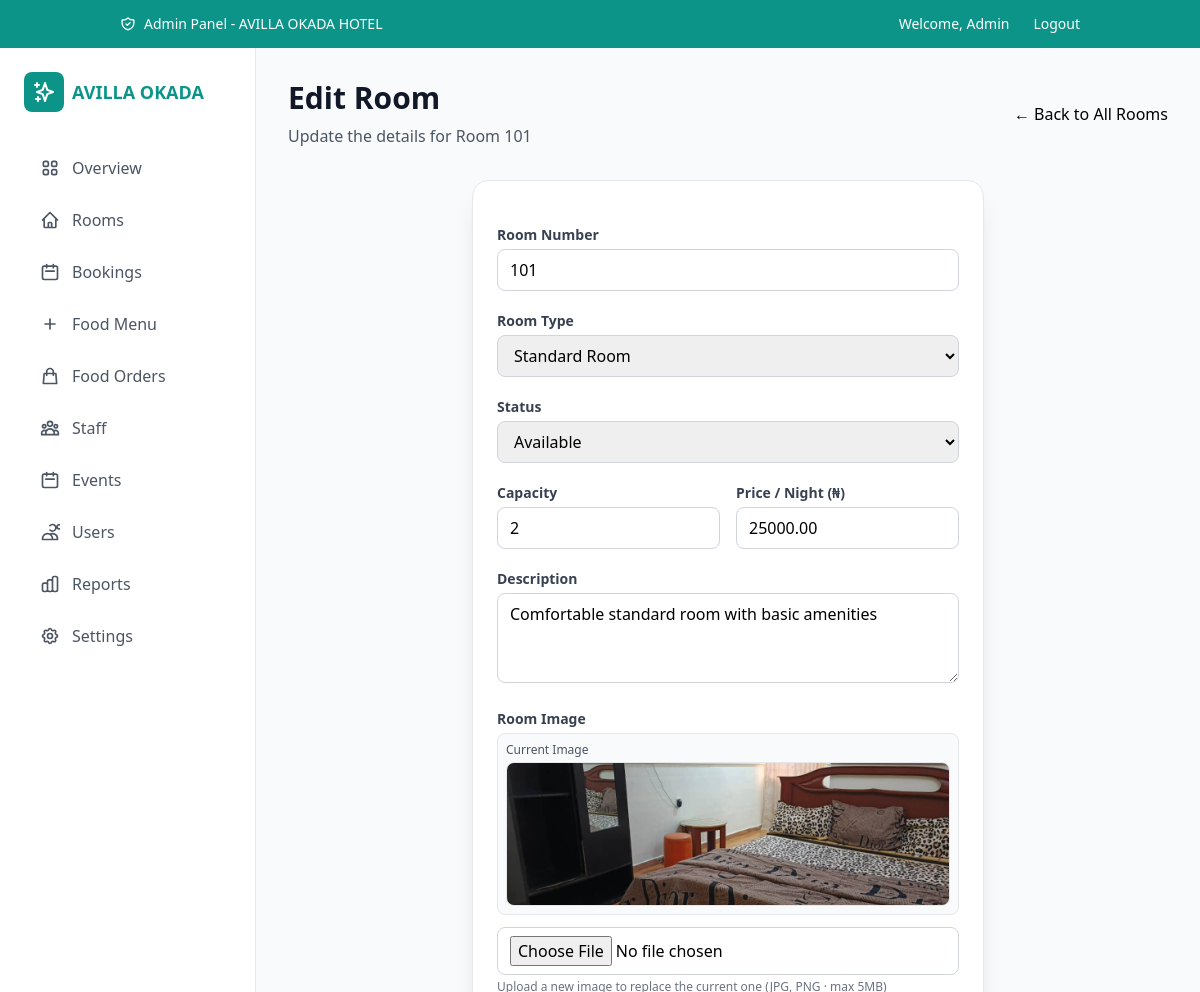
Page /admin/rooms-edit.php?id=1 (signed in) on the committed database.
### tables this page shows
CREATE TABLE `users` (
  `user_id` int(11) NOT NULL,
  `first_name` varchar(100) NOT NULL,
  `last_name` varchar(100) NOT NULL,
  `email` varchar(255) NOT NULL,
  `phone` varchar(20) DEFAULT NULL,
  `password_hash` varchar(255) NOT NULL,
  `role` enum('guest','admin','staff') DEFAULT 'guest',
  `registration_date` timestamp NOT NULL DEFAULT current_timestamp(),
  `last_login` timestamp NULL DEFAULT NULL,
  `is_active` tinyint(1) DEFAULT 1,
  `profile_image` varchar(255) DEFAULT NULL,
  `address` varchar(255) DEFAULT NULL,
  `city` varchar(100) DEFAULT NULL,
  `state` varchar(100) DEFAULT NULL,
  `country` varchar(100) DEFAULT 'Nigeria',
  `postal_code` varchar(20) DEFAULT NULL
);

CREATE TABLE `rooms` (
  `room_id` int(11) NOT NULL,
  `room_number` varchar(10) NOT NULL,
  `room_type` enum('Standard Room','Deluxe Room','Executive Suite') NOT NULL,
  `capacity` int(11) NOT NULL,
  `price_per_night` decimal(10,2) NOT NULL,
  `status` enum('available','occupied','maintenance','reserved','unavailable') DEFAULT 'available',
  `description` text DEFAULT NULL,
  `amenities` longtext DEFAULT NULL CHECK (json_valid(`amenities`)),
  `features` longtext DEFAULT NULL CHECK (json_valid(`features`)),
  `image_url` varchar(255) DEFAULT NULL,
  `created_date` timestamp NOT NULL DEFAULT current_timestamp(),
  `last_updated` timestamp NOT NULL DEFAULT current_timestamp() ON UPDATE current_timestamp()
);

### config/database.php (called while the page is built, shortened)
<?php
try {
    $pdo = new PDO("mysql:host=" . DB_HOST . ";dbname=" . DB_NAME . ";charset=utf8mb4", DB_USER, DB_PASS);
    $pdo->setAttribute(PDO::ATTR_ERRMODE, PDO::ERRMODE_EXCEPTION);
    $pdo->setAttribute(PDO::ATTR_DEFAULT_FETCH_MODE, PDO::FETCH_ASSOC);
    $pdo->setAttribute(PDO::ATTR_EMULATE_PREPARES, false);
} catch(PDOException $e) {
    die("Connection failed: " . $e->getMessage());
}
function isLoggedIn() {
    return isset($_SESSION['user_id']);
}
function getCurrentUser() {
    global $pdo;
    $stmt = $pdo->prepare("SELECT * FROM users WHERE user_id = ?");
    $stmt->execute([$_SESSION['user_id']]);
    return $stmt->fetch();
}
?>

### admin/rooms-edit.php (the view, shortened to what this page needs)
<?php
require_once '../config/database.php';
$user = getCurrentUser();
$room_id = (int)($_GET['id'] ?? 0);
try {
    $stmt = $pdo->prepare("SELECT * FROM rooms WHERE room_id = ?");
    $stmt->execute([$room_id]);
    $room = $stmt->fetch();
} catch(PDOException $e) {
    error_log('Error fetching room: ' . $e->getMessage());
    redirect('rooms.php');
}
$currentPage = 'rooms';
require_once 'admin-header.php';
?>
<div class="p-8">
    <div class="flex justify-between items-center mb-8">
        <div>
            <h1 class="text-3xl font-bold text-gray-900 mb-2">Edit Room</h1>
            <p class="text-gray-600">Update the details for Room <?php echo htmlspecialchars($room['room_number']); ?></p>
        </div>
        <a href="rooms.php" class="btn-secondary">
            &larr; Back to All Rooms
        </a>
    </div>
    <div class="bg-white w-full max-w-lg mx-auto rounded-2xl shadow-xl border border-gray-200">
        <form method="POST" enctype="multipart/form-data" class="p-6 space-y-5">
            <div>
                <label class="block text-sm font-semibold text-gray-700 mb-1">Room Number</label>
                <input type="text" name="room_number" id="edit_room_number" required
                       value="<?php echo htmlspecialchars($room['room_number']); ?>"
                       class="w-full rounded-lg border border-gray-300 px-3 py-2
                              focus:outline-none focus:ring-2 focus:ring-orange-500
                              focus:border-orange-500">
            </div>
            <div>
                <label class="block text-sm font-semibold text-gray-700 mb-1">Room Type</label>
                <select name="room_type" id="edit_room_type" required
                        class="w-full rounded-lg border border-gray-300 px-3 py-2
                               focus:outline-none focus:ring-2 focus:ring-orange-500">
                    <option value="Standard Room" <?php echo $room['room_type'] === 'Standard Room' ? 'selected' : ''; ?>>Standard Room</option>
                </select>
            </div>
            <div>
                <label class="block text-sm font-semibold text-gray-700 mb-1">Status</label>
                <select name="status" id="edit_status" required
                        class="w-full rounded-lg border border-gray-300 px-3 py-2
                               focus:outline-none focus:ring-2 focus:ring-orange-500">
                    <option value="available" <?php echo $room['status'] === 'available' ? 'selected' : ''; ?>>Available</option>
                </select>
            </div>
            <div class="grid grid-cols-2 gap-4">
                <div>
                    <label class="block text-sm font-semibold text-gray-700 mb-1">Capacity</label>
                    <input type="number" name="capacity" id="edit_capacity" min="1" max="10" required
                           value="<?php echo $room['capacity']; ?>"
                           class="w-full rounded-lg border border-gray-300 px-3 py-2
                                  focus:ring-2 focus:ring-orange-500">
                </div>
                <div>
                    <label class="block text-sm font-semibold text-gray-700 mb-1">
                        Price / Night (₦)
                    </label>
                    <input type="number" name="price_per_night" id="edit_price_per_night"
                           step="0.01" min="0" required
                           value="<?php echo $room['price_per_night']; ?>"
                           class="w-full rounded-lg border border-gray-300 px-3 py-2
                                  focus:ring-2 focus:ring-orange-500">
                </div>
            </div>
            <div>
                <label class="block text-sm font-semibold text-gray-700 mb-1">Description</label>
                <textarea name="description" id="edit_description" rows="3"
                          class="w-full rounded-lg border border-gray-300 px-3 py-2
                                 focus:ring-2 focus:ring-orange-500"><?php echo htmlspecialchars($room['description']); ?></textarea>
            </div>
            <div>
                <label class="block text-sm font-semibold text-gray-700 mb-1">Room Image</label>
                <div id="current_image_container"
                     class="<?php echo $room['image_url'] ? '' : 'hidden'; ?> mb-3 p-2 rounded-lg border bg-gray-50">
                    <p class="text-xs text-gray-600 mb-1">Current Image</p>
                    <img id="current_image" src="../<?php echo htmlspecialchars($room['image_url']); ?>"
                         class="h-36 w-full object-cover rounded-lg border">
                </div>
                <input type="file" name="room_image" accept="image/*"
                       class="w-full rounded-lg border border-gray-300 px-3 py-2
                              focus:ring-2 focus:ring-orange-500"
                       onchange="previewImage(this, 'image_preview_edit')">
                <p class="text-xs text-gray-500 mt-1">
                </p>
            </div>
        </form>
    </div>
</div>
<?php require_once 'admin-footer.php'; ?>

### admin/admin-header.php (shortened to what this page needs)
<!DOCTYPE html>
<html lang="en">
<head>
    <script src="https://cdn.tailwindcss.com"></script>
    <link rel="stylesheet" href="../shared-styles.css">
</head>
<body class="bg-gray-50">
    <div class="bg-teal-600 text-white">
        <div class="container mx-auto px-4 lg:px-8">
            <div class="flex items-center justify-between h-12">
                <div class="hidden md:flex items-center gap-2 text-sm">
                    <span>Admin Panel - AVILLA OKADA HOTEL</span>
                </div>
                <div class="flex items-center gap-6 text-sm">
                    <span>Welcome, <?php echo htmlspecialchars($user['first_name'] ?? 'Admin'); ?></span>
                    <a href="../logout.php" class="hover:text-teal-100 transition-colors">Logout</a>
                </div>
            </div>
        </div>
    </div>
    <div class="flex h-screen overflow-hidden">
        <div id="sidebar" class="fixed inset-y-0 left-0 z-50 w-64 bg-white border-r border-gray-200 transform -translate-x-full md:translate-x-0 transition-transform duration-300 ease-in-out md:relative md:inset-0 md:z-auto overflow-y-auto">
            <div class="p-6">
                <div class="flex items-center justify-between mb-8">
                    <a href="../index.php" class="flex items-center gap-2">
                        <div class="h-10 w-10 rounded-lg bg-teal-600 flex items-center justify-center">
                            <svg class="h-6 w-6 text-white" fill="none" stroke="currentColor" viewBox="0 0 24 24">
                                <path stroke-linecap="round" stroke-linejoin="round" stroke-width="2" d="M5 3v4M3 5h4M6 17v4m-2-2h4m5-16l2.286 6.857L21 12l-5.714 2.143L13 21l-2.286-6.857L5 12l5.714-2.143L13 3z"/>
                            </svg>
                        </div>
                        <span class="text-lg font-bold text-teal-600">AVILLA OKADA</span>
                    </a>
                </div>
                <nav class="space-y-1">
                    <a href="admin-dashboard.php" class="admin-nav <?php echo ($currentPage ?? '') === 'overview' ? 'active bg-teal-50 text-teal-600 font-medium' : ''; ?> flex items-center gap-3 px-4 py-3 rounded-lg hover:bg-gray-100 transition-colors text-gray-600">
                        Overview
                    </a>
                    <a href="rooms.php" class="admin-nav <?php echo ($currentPage ?? '') === 'rooms' ? 'active' : ''; ?> flex items-center gap-3 px-4 py-3 rounded-lg hover:bg-gray-100 transition-colors text-gray-600">
                        <svg class="h-5 w-5" fill="none" stroke="currentColor" viewBox="0 0 24 24">
                            <path stroke-linecap="round" stroke-linejoin="round" stroke-width="2" d="M3 12l2-2m0 0l7-7 7 7M5 10v10a1 1 0 001 1h3m10-11l2 2m-2-2v10a1 1 0 01-1 1h-3m-6 0a1 1 0 001-1v-4a1 1 0 011-1h2a1 1 0 011 1v4a1 1 0 001 1m-6 0h6"/>
                        </svg>
                        Rooms
                    </a>
                    <a href="bookings.php" class="admin-nav <?php echo ($currentPage ?? '') === 'bookings' ? 'active' : ''; ?> flex items-center gap-3 px-4 py-3 rounded-lg hover:bg-gray-100 transition-colors text-gray-600">
                        <svg class="h-5 w-5" fill="none" stroke="currentColor" viewBox="0 0 24 24">
                            <path stroke-linecap="round" stroke-linejoin="round" stroke-width="2" d="M8 7V3m8 4V3m-9 8h10M5 21h14a2 2 0 002-2V7a2 2 0 00-2-2H5a2 2 0 00-2 2v12a2 2 0 002 2z"/>
                        </svg>
                        Bookings
                    </a>
                    <a href="food-menu.php" class="admin-nav <?php echo ($currentPage ?? '') === 'food' ? 'active' : ''; ?> flex items-center gap-3 px-4 py-3 rounded-lg hover:bg-gray-100 transition-colors text-gray-600">
                        <svg class="h-5 w-5" fill="none" stroke="currentColor" viewBox="0 0 24 24">
                            <path stroke-linecap="round" stroke-linejoin="round" stroke-width="2" d="M12 6v6m0 0v6m0-6h6m-6 0H6"/>
                        </svg>
                        Food Menu
                    </a>
                    <a href="food-orders.php" class="admin-nav <?php echo ($currentPage ?? '') === 'orders' ? 'active' : ''; ?> flex items-center gap-3 px-4 py-3 rounded-lg hover:bg-gray-100 transition-colors text-gray-600">
                        <svg class="h-5 w-5" fill="none" stroke="currentColor" viewBox="0 0 24 24">
                            <path stroke-linecap="round" stroke-linejoin="round" stroke-width="2" d="M16 11V7a4 4 0 00-8 0v4M5 9h14l1 12H4L5 9z"/>
                        </svg>
                        Food Orders
                    </a>
                    <a href="staff.php" class="admin-nav <?php echo ($currentPage ?? '') === 'staff' ? 'active' : ''; ?> flex items-center gap-3 px-4 py-3 rounded-lg hover:bg-gray-100 transition-colors text-gray-600">
                        Staff
                    </a>
                    <a href="events.php" class="admin-nav <?php echo ($currentPage ?? '') === 'events' ? 'active' : ''; ?> flex items-center gap-3 px-4 py-3 rounded-lg hover:bg-gray-100 transition-colors text-gray-600">
                        <svg class="h-5 w-5" fill="none" stroke="currentColor" viewBox="0 0 24 24">
                            <path stroke-linecap="round" stroke-linejoin="round" stroke-width="2" d="M8 7V3m8 4V3m-9 8h10M5 21h14a2 2 0 002-2V7a2 2 0 00-2-2H5a2 2 0 00-2 2v12a2 2 0 002 2z"/>
                        </svg>
                        Events
                    </a>
                    <a href="users.php" class="admin-nav <?php echo ($currentPage ?? '') === 'users' ? 'active' : ''; ?> flex items-center gap-3 px-4 py-3 rounded-lg hover:bg-gray-100 transition-colors text-gray-600">
                        <svg class="h-5 w-5" fill="none" stroke="currentColor" viewBox="0 0 24 24">
                            <path stroke-linecap="round" stroke-linejoin="round" stroke-width="2" d="M12 4.354a4 4 0 110 5.292M15 21H3v-1a6 6 0 0112 0v1zm0 0h6v-1a6 6 0 00-9-5.197m13.5-9a2.5 2.5 0 11-5 0 2.5 2.5 0 015 0z"/>
                        </svg>
                        Users
                    </a>
                    <a href="reports.php" class="admin-nav <?php echo ($currentPage ?? '') === 'reports' ? 'active' : ''; ?> flex items-center gap-3 px-4 py-3 rounded-lg hover:bg-gray-100 transition-colors text-gray-600">
                        Reports
                    </a>
                    <a href="settings.php" class="admin-nav <?php echo ($currentPage ?? '') === 'settings' ? 'active' : ''; ?> flex items-center gap-3 px-4 py-3 rounded-lg hover:bg-gray-100 transition-colors text-gray-600">
                        Settings
                    </a>
                </nav>
            </div>
        </div>
        <div class="flex-1 overflow-y-auto md:ml-0">

### shared-styles.css (style rules this page uses)
.btn-secondary { @apply border-2 border-teal-600 text-teal-600 px-6 py-3 rounded-lg hover:bg-teal-50 transition-colors font-semibold; }

### rows in the picture
users: first_name "Admin"
rooms: room_number "101", room_type "Standard Room", status "Available", capacity "2", price_per_night "25000.00", description "Comfortable standard room with basic amenities", image_url (picture)
